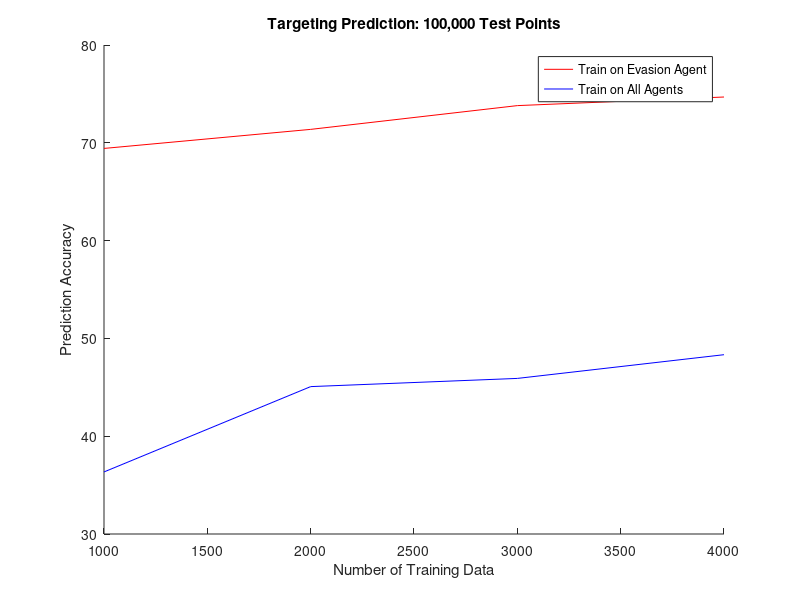
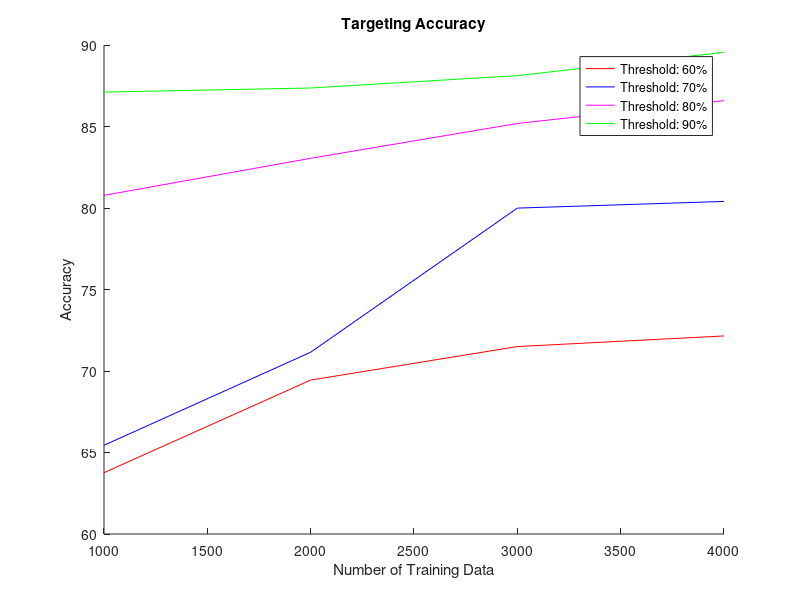
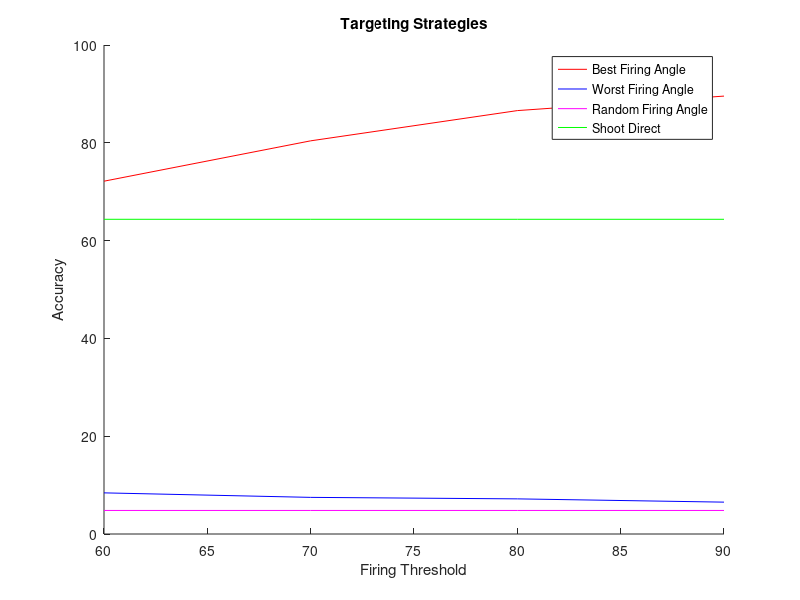

The MATLAB script that drew these images, in order:
function generateGraphs

data = [1000 2000 3000 4000];

allPrediction = [69.4248 71.3729 73.8027 74.6822];
singlePrediction = [36.3449 45.0709 45.9092 48.3338];

figure(1); hold on;
plot(data, allPrediction, 'r');
plot(data, singlePrediction, 'b');
title('Targeting Prediction: 100,000 Test Points');
ylabel('Prediction Accuracy'); xlabel('Number of Training Data');
legend('Train on Evasion Agent', 'Train on All Agents');

percent60 = [63.7622676780386, 69.4441901856089, 71.4998981047483, 72.1505601121454];
percent70 = [65.4438791402762, 71.1521436701657, 79.9935574167463, 80.4034002313767];
percent80 = [80.7766059443912, 83.0502545765479, 85.1861204048566, 86.5860545460585];
percent90 = [87.1107668474051, 87.3629834950233, 88.1215735308262, 89.5520455722424];

figure(2); hold on;
plot(data, percent60, 'r');
plot(data, percent70, 'b');
plot(data, percent80, 'm');
plot(data, percent90, 'g');
title('Targeting Accuracy'); xlabel('Number of Training Data');
ylabel('Accuracy');
legend('Threshold: 60%', 'Threshold: 70%', 'Threshold: 80%', 'Threshold: 90%');

threshold = [60, 70, 80, 90];
best = [72.1505601121454, 80.4034002313767, 86.5860545460585, 89.5520455722424];
worst = [8.41329888663345, 7.49142623415033, 7.18450783553656, 6.51598582831775];
rand = 4.81585491339393*ones(4,1);
straight = 64.357879587431*ones(4,1);

figure(3); hold on;
plot(threshold, best, 'r');
plot(threshold, worst, 'b');
plot(threshold, rand, 'm');
plot(threshold, straight, 'g');
title('Targeting Strategies'); xlabel('Firing Threshold'); ylabel('Accuracy');
legend('Best Firing Angle', 'Worst Firing Angle', 'Random Firing Angle', 'Shoot Direct');

end
